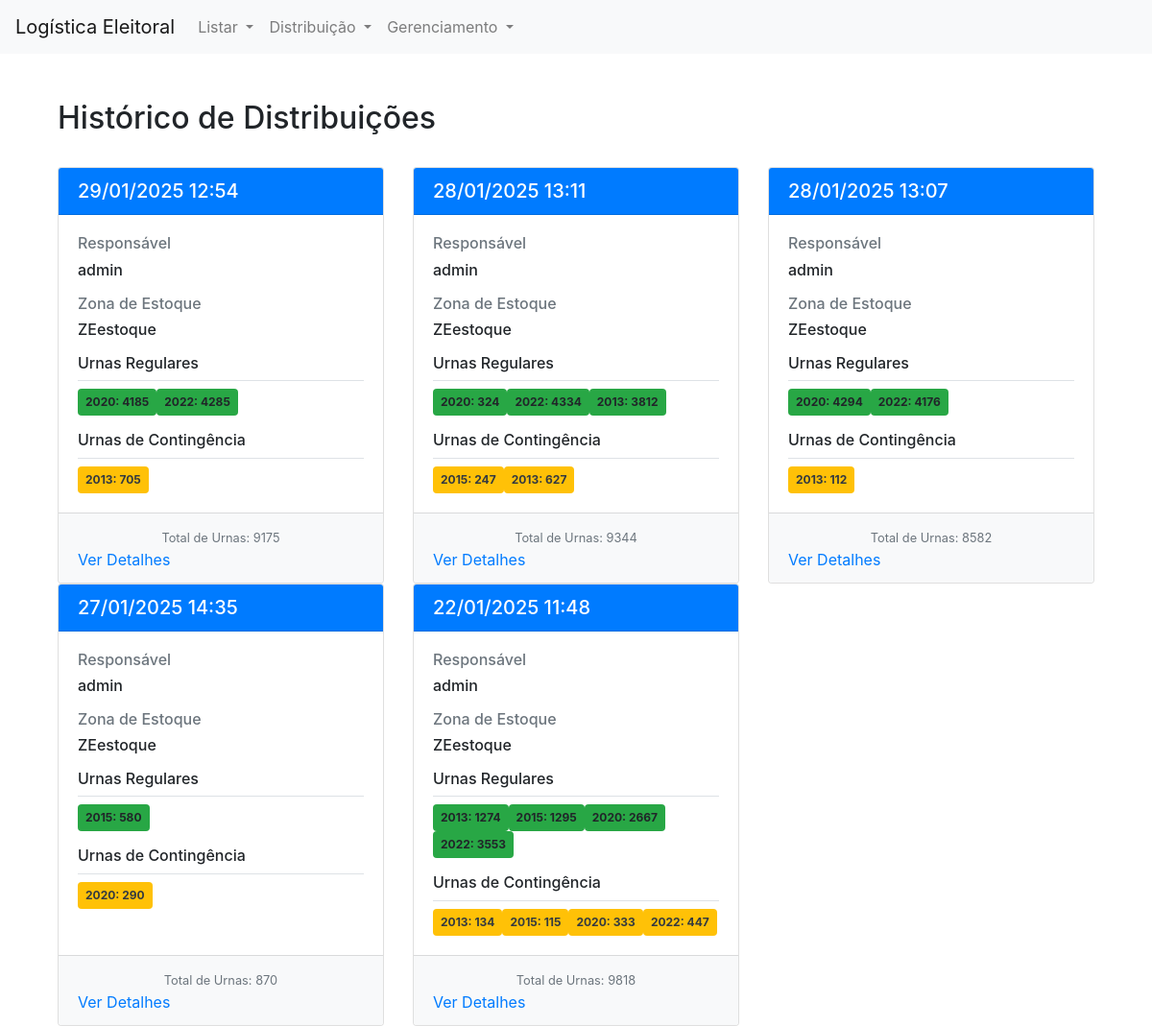
/distribution-history/, run on the app's committed database.
### Logis/models.py (models this page shows, shortened)
class Distribuicao(models.Model):
    stock_zone = models.ForeignKey(ZonaEleitoral, related_name='distribuicoes', on_delete=models.CASCADE)
    distributed_by = models.ForeignKey(User, on_delete=models.CASCADE)
    created_at = models.DateTimeField(auto_now_add=True)
    target_zones = models.CharField(max_length=255)  # Store zone names or IDs as a comma-separated string
    urna_modelo = models.CharField(max_length=4)  # Model of the urna
    urna_bio = models.BooleanField()  # If the urna supports biometrics
    urna_contingencia = models.BooleanField()  # If the urna is for contingency
    urna_quantity = models.IntegerField()  # Quantity of urnas distributed

class ZonaEleitoral(models.Model):
    nome = models.CharField(max_length=100, null=True)
    qtdSecoes = models.IntegerField(default=0, null=True)

### Logis/views/entidades.py (the view)
# urls.py: path('distribution-history/', entidades.distribution_history, name='distribution_history'),
def distribution_history(request):
    distributions = Distribuicao.objects.all().order_by('-created_at')
    distribution_groups = []
    current_group = []
    current_time = None
    for dist in distributions:
        if current_time is None:
            current_time = dist.created_at
            current_group = [dist]
        elif abs((dist.created_at - current_time).total_seconds()) <= 60:
            current_group.append(dist)
        else:
            if current_group:
                regular_totals = defaultdict(int)
                contingency_totals = defaultdict(int)
                total_urnas = 0
                for d in current_group:
                    if d.urna_contingencia:
                        contingency_totals[d.urna_modelo] += d.urna_quantity
                    else:
                        regular_totals[d.urna_modelo] += d.urna_quantity
                    total_urnas += d.urna_quantity
                distribution_groups.append({
                    'timestamp': current_time,
                    'distributor': current_group[0].distributed_by,
                    'stock_zone': current_group[0].stock_zone,
                    'distributions': current_group,
                    'regular_totals': dict(regular_totals),
                    'contingency_totals': dict(contingency_totals),
                    'total_urnas': total_urnas
                })
            current_time = dist.created_at
            current_group = [dist]
    if current_group:
        regular_totals = defaultdict(int)
        contingency_totals = defaultdict(int)
        total_urnas = 0
        for d in current_group:
            if d.urna_contingencia:
                contingency_totals[d.urna_modelo] += d.urna_quantity
            else:
                regular_totals[d.urna_modelo] += d.urna_quantity
            total_urnas += d.urna_quantity
        distribution_groups.append({
            'timestamp': current_time,
            'distributor': current_group[0].distributed_by,
            'stock_zone': current_group[0].stock_zone,
            'distributions': current_group,
            'regular_totals': dict(regular_totals),
            'contingency_totals': dict(contingency_totals),
            'total_urnas': total_urnas
        })
    return render(request, 'Logis/distribution_history.html', {'distribution_groups': distribution_groups})

### Logis/templates/Logis/distribution_history.html (shortened to what this page needs)
{% extends 'Logis/base.html' %}
{% block content %}
<div class="container-fluid">
    <div class="row mb-4">
        <div class="col">
            <h2>Histórico de Distribuições</h2>
        </div>
    </div>
    <div class="row row-cols-1 row-cols-md-2 row-cols-xl-3 g-4">
        {% for group in distribution_groups %}
        <div class="col">
            <div class="card h-100">
                <div class="card-header bg-primary text-white">
                    <h5 class="card-title mb-0">{{ group.timestamp|date:"d/m/Y H:i" }}</h5>
                </div>
                <div class="card-body">
                    <div class="mb-3">
                        <h6 class="text-muted">Responsável</h6>
                        <p class="h6">{{ group.distributor.get_full_name|default:group.distributor.username }}</p>
                    </div>
                    <div class="mb-3">
                        <h6 class="text-muted">Zona de Estoque</h6>
                        <p class="h6">{{ group.stock_zone.nome }}</p>
                    </div>
                    <div class="row">
                        <div class="col-12 mb-3">
                            <h6 class="border-bottom pb-2">Urnas Regulares</h6>
                            <div class="d-flex flex-wrap gap-2">
                                {% for modelo, qtd in group.regular_totals.items %}
                                    {% if qtd > 0 %}
                                        <div class="badge bg-success text-wrap p-2">
                                            {{ modelo }}: {{ qtd }}
                                        </div>
                                    {% endif %}
                                {% endfor %}
                            </div>
                        </div>
                        <div class="col-12">
                            <h6 class="border-bottom pb-2">Urnas de Contingência</h6>
                            <div class="d-flex flex-wrap gap-2">
                                {% for modelo, qtd in group.contingency_totals.items %}
                                    {% if qtd > 0 %}
                                        <div class="badge bg-warning text-dark text-wrap p-2">
                                            {{ modelo }}: {{ qtd }}
                                        </div>
                                    {% endif %}
                                {% endfor %}
                            </div>
                        </div>
                    </div>
                </div>
                <div class="card-footer bg-light">
                    <div class="row text-center">
                        <div class="col">
                            <small class="text-muted">Total de Urnas: {{ group.total_urnas }}</small>
                        </div>
                    </div>
                    <a href="{% url 'distribution_detail' zone_id=group.stock_zone.id timestamp=group.timestamp|date:'Y-m-d-H-i' %}">
                        Ver Detalhes
                    </a>
                </div>
            </div>
        </div>
        {% empty %}
        <div class="col-12">
            <div class="alert alert-info" role="alert">
                Nenhuma distribuição registrada.
            </div>
        </div>
        {% endfor %}
    </div>
</div>
{% endblock %}

### data on the page
Distribuicao: regular_totals "2020"
Distribuicao: regular_totals "2022"
Distribuicao: contingency_totals "2013"
Distribuicao: regular_totals "2020"
Distribuicao: regular_totals "2022"
Distribuicao: regular_totals "2013"
Distribuicao: contingency_totals "2015"
Distribuicao: contingency_totals "2013"
Distribuicao: regular_totals "2020"
Distribuicao: regular_totals "2022"
Distribuicao: contingency_totals "2013"
Distribuicao: regular_totals "2015"
Distribuicao: contingency_totals "2020"
Distribuicao: regular_totals "2013"
Distribuicao: regular_totals "2015"
Distribuicao: regular_totals "2020"
Distribuicao: regular_totals "2022"
Distribuicao: contingency_totals "2013"
Distribuicao: contingency_totals "2015"
Distribuicao: contingency_totals "2020"
Distribuicao: contingency_totals "2022"

### other printed values
{{ group.timestamp|date:"d/m/Y H:i" }} "29/01/2025 12:54"
{{ group.distributor.get_full_name|default:group.distributor.username }} "admin"
{{ group.stock_zone.nome }} "ZEestoque"
{{ qtd }} "4185" "4285" "324" "4334" "3812" "4294" "4176" "580" "1274" "1295" "2667" "3553"
{{ qtd }} "705" "247" "627" "112" "290" "134" "115" "333"
{{ group.total_urnas }} "9175"
{{ group.timestamp|date:"d/m/Y H:i" }} "28/01/2025 13:11"
{{ group.total_urnas }} "9344"
{{ group.timestamp|date:"d/m/Y H:i" }} "28/01/2025 13:07"
{{ group.total_urnas }} "8582"
{{ group.timestamp|date:"d/m/Y H:i" }} "27/01/2025 14:35"
{{ group.total_urnas }} "870"
{{ group.timestamp|date:"d/m/Y H:i" }} "22/01/2025 11:48"
